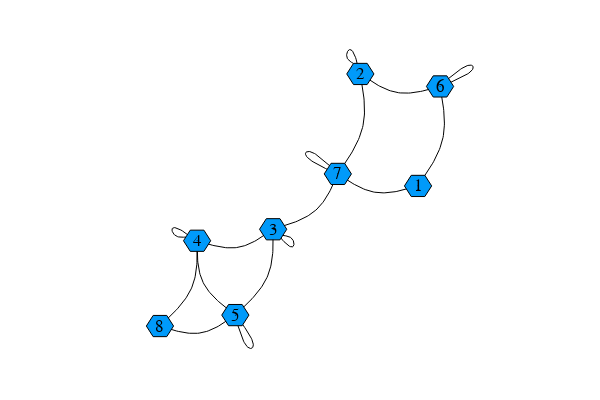

Write notebook code for a chart like this one.
### Markdown cell above
Below, we'll show the same dataset represented with a graph that explicitly stores all of the possible kmer connections that would be inferred as potentially existing in some frameworks

### Code cell
graph = LightGraphs.SimpleGraph(K)
# This may be wrong too. We shouldn't necessarily add edges just becuase they COULD exist
# Maybe we want to only add edges when they DO exist
for (index_a, fw_kmer) in enumerate(kmers.keys)
    for kmer in (fw_kmer, BioSequences.reverse_complement(fw_kmer))
        for neighbor in BioSequences.neighbors(kmer)
            canonical_neighbor = BioSequences.canonical(neighbor)
            index_b = get(kmers, canonical_neighbor, (index = 0, count = 0)).index
            if index_b != 0
                LightGraphs.add_edge!(graph, LightGraphs.Edge(index_a, index_b))
            end
        end
    end
end
GraphRecipes.graphplot(
    graph,
    names = 1:K,
    markersize = 0.15,
    fontsize=12)
